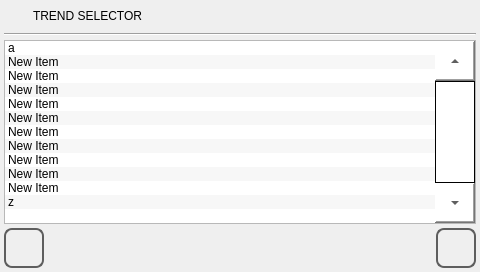
<?xml version="1.0" encoding="UTF-8"?>
<ui version="4.0">
 <class>item_selector</class>
 <widget class="QWidget" name="item_selector">
  <property name="geometry">
   <rect>
    <x>0</x>
    <y>0</y>
    <width>480</width><height>272</height>
   </rect>
  </property>
  <property name="minimumSize">
   <size>
    <width>0</width>
    <height>0</height>
   </size>
  </property>
  <property name="maximumSize">
   <size>
    <width>16777215</width>
    <height>16777215</height>
   </size>
  </property>
  <property name="windowTitle">
   <string>item_selector</string>
  </property>
  <property name="styleSheet">
   <string notr="true">QWidget
{
	font: 16pt &quot;Ubuntu&quot;;
}
QPushButton
{
	font: 20pt &quot;Ubuntu&quot;;
}</string>
  </property>
  <layout class="QVBoxLayout" name="verticalLayout">
   <property name="spacing">
    <number>4</number>
   </property>
   <property name="margin">
    <number>4</number>
   </property>
   <item>
    <layout class="QHBoxLayout" name="horizontalLayout">
     <property name="sizeConstraint">
      <enum>QLayout::SetMinimumSize</enum>
     </property>
     <item>
      <widget class="QLabel" name="labelIcon">
       <property name="minimumSize">
        <size>
         <width>25</width>
         <height>25</height>
        </size>
       </property>
       <property name="maximumSize">
        <size>
         <width>25</width>
         <height>25</height>
        </size>
       </property>
       <property name="focusPolicy">
        <enum>Qt::NoFocus</enum>
       </property>
       <property name="styleSheet">
        <string notr="true"/>
       </property>
       <property name="text">
        <string/>
       </property>
      </widget>
     </item>
     <item>
      <widget class="QLabel" name="labelTitle">
       <property name="sizePolicy">
        <sizepolicy hsizetype="Preferred" vsizetype="Fixed">
         <horstretch>0</horstretch>
         <verstretch>0</verstretch>
        </sizepolicy>
       </property>
       <property name="focusPolicy">
        <enum>Qt::NoFocus</enum>
       </property>
       <property name="text">
        <string>TREND SELECTOR</string>
       </property>
      </widget>
     </item>
    </layout>
   </item>
   <item>
    <widget class="Line" name="line">
     <property name="focusPolicy">
      <enum>Qt::NoFocus</enum>
     </property>
     <property name="orientation">
      <enum>Qt::Horizontal</enum>
     </property>
    </widget>
   </item>
   <item>
    <widget class="QListWidget" name="listWidget">
     <property name="focusPolicy">
      <enum>Qt::NoFocus</enum>
     </property>
     <property name="styleSheet">
      <string notr="true">QListWidget
{
	font: 32pt &quot;Ubuntu&quot;;
}
QScrollBar:vertical
{
        border-top: 40px solid #999999;
        border-bottom: 40px solid #999999;
        background:white;
        width:40px;    
        margin: 0px 0px 0px 0px;
}
QScrollBar::handle:vertical 
{
        border: 1px solid black;
	    background: rgb(255, 255, 255);
        min-height: 10px;
}
QScrollBar::add-line:vertical
{
        height: 40px;
	    background: rgb(255, 255, 255);
        subcontrol-position: bottom;
        subcontrol-origin: margin;
	image: url(:/systemicons/img/Down.png);
}
QScrollBar::sub-line:vertical 
{
       height: 40px;
	    background: rgb(255, 255, 255);
        subcontrol-position: top;
	    subcontrol-origin: margin;
	image: url(:/systemicons/img/Up.png);
}</string>
     </property>
     <property name="verticalScrollBarPolicy">
      <enum>Qt::ScrollBarAlwaysOn</enum>
     </property>
     <property name="alternatingRowColors">
      <bool>true</bool>
     </property>
     <item>
      <property name="text">
       <string>a</string>
      </property>
     </item>
     <item>
      <property name="text">
       <string>New Item</string>
      </property>
     </item>
     <item>
      <property name="text">
       <string>New Item</string>
      </property>
     </item>
     <item>
      <property name="text">
       <string>New Item</string>
      </property>
     </item>
     <item>
      <property name="text">
       <string>New Item</string>
      </property>
     </item>
     <item>
      <property name="text">
       <string>New Item</string>
      </property>
     </item>
     <item>
      <property name="text">
       <string>New Item</string>
      </property>
     </item>
     <item>
      <property name="text">
       <string>New Item</string>
      </property>
     </item>
     <item>
      <property name="text">
       <string>New Item</string>
      </property>
     </item>
     <item>
      <property name="text">
       <string>New Item</string>
      </property>
     </item>
     <item>
      <property name="text">
       <string>New Item</string>
      </property>
     </item>
     <item>
      <property name="text">
       <string>z</string>
      </property>
     </item>
    </widget>
   </item>
   <item>
    <layout class="QHBoxLayout" name="horizontalLayout_2">
     <item>
      <widget class="QPushButton" name="pushButtonBack">
       <property name="sizePolicy">
        <sizepolicy hsizetype="Minimum" vsizetype="Fixed">
         <horstretch>60</horstretch>
         <verstretch>60</verstretch>
        </sizepolicy>
       </property>
       <property name="minimumSize">
        <size>
         <width>40</width>
         <height>40</height>
        </size>
       </property>
       <property name="maximumSize">
        <size>
         <width>40</width>
         <height>40</height>
        </size>
       </property>
       <property name="focusPolicy">
        <enum>Qt::NoFocus</enum>
       </property>
       <property name="styleSheet">
        <string notr="true">QPushButton
{
border: 2px solid  rgb(94, 94, 94);
border-radius: 8px;
qproperty-icon: url(:/systemicons/img/Go_back.png);
qproperty-iconSize: 24px 24px;
qproperty-focusPolicy: NoFocus;
}
QPushButton:pressed
{
border: 2px solid  rgb(194, 194, 194);
background-color:  rgb(255, 255, 127);
}
QPushButton:disabled
{
border: 2px solid  rgb(194, 194, 194);
}
</string>
       </property>
       <property name="text">
        <string/>
       </property>
      </widget>
     </item>
     <item>
      <spacer name="horizontalSpacer">
       <property name="focusPolicy">
        <enum>Qt::NoFocus</enum>
       </property>
       <property name="orientation">
        <enum>Qt::Horizontal</enum>
       </property>
       <property name="sizeHint" stdset="0">
        <size>
         <width>40</width>
         <height>20</height>
        </size>
       </property>
      </spacer>
     </item>
     <item>
      <widget class="QPushButton" name="pushButtonView">
       <property name="sizePolicy">
        <sizepolicy hsizetype="Minimum" vsizetype="Fixed">
         <horstretch>60</horstretch>
         <verstretch>60</verstretch>
        </sizepolicy>
       </property>
       <property name="minimumSize">
        <size>
         <width>40</width>
         <height>40</height>
        </size>
       </property>
       <property name="maximumSize">
        <size>
         <width>40</width>
         <height>40</height>
        </size>
       </property>
       <property name="focusPolicy">
        <enum>Qt::NoFocus</enum>
       </property>
       <property name="styleSheet">
        <string notr="true">QPushButton
{
border: 2px solid  rgb(94, 94, 94);
border-radius: 8px;
qproperty-icon: url(:/systemicons/img/Display.png);
qproperty-iconSize: 24px 24px;
qproperty-focusPolicy: NoFocus;
}
QPushButton:pressed
{
border: 2px solid  rgb(194, 194, 194);
background-color:  rgb(255, 255, 127);
}
QPushButton:disabled
{
border: 2px solid  rgb(194, 194, 194);
}
</string>
       </property>
       <property name="text">
        <string/>
       </property>
      </widget>
     </item>
    </layout>
   </item>
  </layout>
 </widget>
 <resources/>
 <connections/>
</ui>
